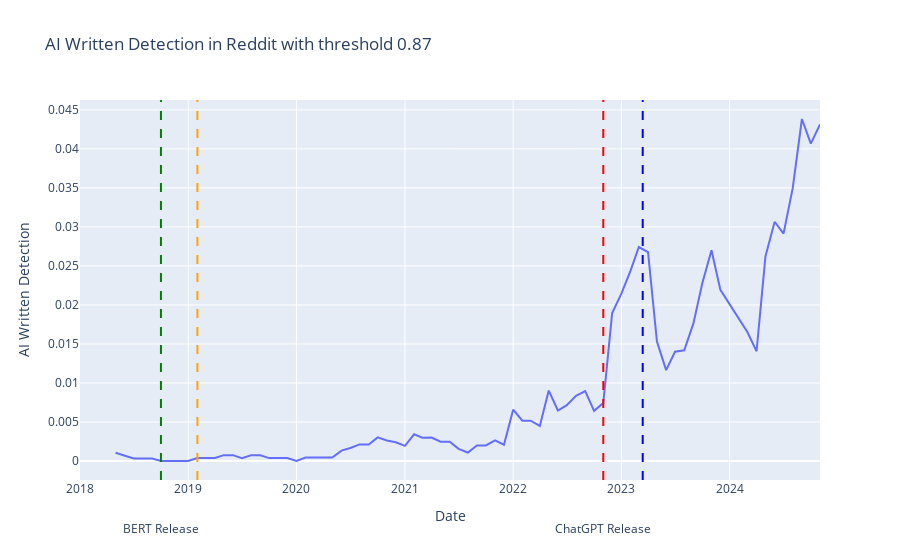

This figure's notebook cell:
### Code cell
reddit_threshold = 0.87
reddit_ai_detection_df = pd.read_csv("reddit/reddit_ai_written.csv")

reddit_ai_detection_df["ai_written"] = (
    reddit_ai_detection_df["ai_written"] < reddit_threshold
)

reddit_ai_detection_df = reddit_ai_detection_df[reddit_ai_detection_df["year"] >= 2018]
reddit_ai_detection_df = (
    reddit_ai_detection_df.groupby(["year", "month"])["ai_written"].mean().reset_index()
)

reddit_ai_detection_df["date"] = pd.to_datetime(
    reddit_ai_detection_df["year"].astype(str)
    + "-"
    + reddit_ai_detection_df["month"].astype(str)
)

reddit_ai_detection_df["ai_written"] = (
    reddit_ai_detection_df["ai_written"].rolling(window=5).mean()
)

fig_px = (
    px.line(
        reddit_ai_detection_df,
        x="date",
        y="ai_written",
        title=f"AI Written Detection in Reddit with threshold {reddit_threshold:.2f}",
        labels={"date": "Date", "ai_written": "AI Written Detection"},
    )
    .add_vline(
        x="2018-10-01",
        line_dash="dash",
        line_color="green",
    )
    .add_vline(
        x="2019-02-01",
        line_dash="dash",
        line_color="orange",
    )
    .add_vline(
        x="2022-11-01",
        line_dash="dash",
        line_color="red",
    )
    .add_vline(
        x="2023-03-14",
        line_dash="dash",
        line_color="blue",
    )
    .add_annotation(
        x="2018-10-01",
        y=-0.1,
        text="BERT Release",
        showarrow=False,
        xanchor="center",
        yanchor="top",
        yref="paper",
    )
    .add_annotation(
        x="2019-02-01",
        y=-0.2,
        text="GPT-2 Release",
        showarrow=False,
        xanchor="center",
        yanchor="top",
        yref="paper",
    )
    .add_annotation(
        x="2022-11-01",
        y=-0.1,
        text="ChatGPT Release",
        showarrow=False,
        xanchor="center",
        yanchor="top",
        yref="paper",
    )
    .add_annotation(
        x="2023-03-14",
        y=-0.2,
        text="GPT-4 Release",
        showarrow=False,
        xanchor="center",
        yanchor="top",
        yref="paper",
    )
)

fig_px.show()

### Figure 1 — Plotly figure (JSON) as saved in the notebook; plotly's stock layout.template omitted (floating-point values rounded to 4 significant figures)
{"data": [{"hovertemplate": "Date=%{x}<br>AI Written Detection=%{y}<extra></extra>", "legendgroup": "", "line": {"color": "#636efa", "dash": "solid"}, "marker": {"symbol": "circle"}, "mode": "lines", "name": "", "orientation": "v", "showlegend": false, "type": "scatter", "x": ["2018-01-01T00:00:00", "2018-02-01T00:00:00", "2018-03-01T00:00:00", "2018-04-01T00:00:00", "2018-05-01T00:00:00", "2018-06-01T00:00:00", "2018-07-01T00:00:00", "2018-08-01T00:00:00", "2018-09-01T00:00:00", "2018-10-01T00:00:00", "2018-11-01T00:00:00", "2018-12-01T00:00:00", "2019-01-01T00:00:00", "2019-02-01T00:00:00", "2019-03-01T00:00:00", "2019-04-01T00:00:00", "2019-05-01T00:00:00", "2019-06-01T00:00:00", "2019-07-01T00:00:00", "2019-08-01T00:00:00", "2019-09-01T00:00:00", "2019-10-01T00:00:00", "2019-11-01T00:00:00", "2019-12-01T00:00:00", "2020-01-01T00:00:00", "2020-02-01T00:00:00", "2020-03-01T00:00:00", "2020-04-01T00:00:00", "2020-05-01T00:00:00", "2020-06-01T00:00:00", "2020-07-01T00:00:00", "2020-08-01T00:00:00", "2020-09-01T00:00:00", "2020-10-01T00:00:00", "2020-11-01T00:00:00", "2020-12-01T00:00:00", "2021-01-01T00:00:00", "2021-02-01T00:00:00", "2021-03-01T00:00:00", "2021-04-01T00:00:00", "2021-05-01T00:00:00", "2021-06-01T00:00:00", "2021-07-01T00:00:00", "2021-08-01T00:00:00", "2021-09-01T00:00:00", "2021-10-01T00:00:00", "2021-11-01T00:00:00", "2021-12-01T00:00:00", "2022-01-01T00:00:00", "2022-02-01T00:00:00", "2022-03-01T00:00:00", "2022-04-01T00:00:00", "2022-05-01T00:00:00", "2022-06-01T00:00:00", "2022-07-01T00:00:00", "2022-08-01T00:00:00", "2022-09-01T00:00:00", "2022-10-01T00:00:00", "2022-11-01T00:00:00", "2022-12-01T00:00:00", "2023-01-01T00:00:00", "2023-02-01T00:00:00", "2023-03-01T00:00:00", "2023-04-01T00:00:00", "2023-05-01T00:00:00", "2023-06-01T00:00:00", "2023-07-01T00:00:00", "2023-08-01T00:00:00", "2023-09-01T00:00:00", "2023-10-01T00:00:00", "2023-11-01T00:00:00", "2023-12-01T00:00:00", "2024-01-01T00:00:00", "2024-02-01T00:00:00", "2024-03-01T00:00:00", "2024-04-01T00:00:00", "2024-05-01T00:00:00", "2024-06-01T00:00:00", "2024-07-01T00:00:00", "2024-08-01T00:00:00", "2024-09-01T00:00:00", "2024-10-01T00:00:00", "2024-11-01T00:00:00"], "xaxis": "x", "y": [null, null, null, null, 0.001055, 0.0007248, 0.0003311, 0.0003311, 0.0003311, 0, 0, 0, 0, 0.0003937, 0.0003937, 0.0003937, 0.0007528, 0.0007528, 0.0003591, 0.0007322, 0.0007322, 0.0003731, 0.0003731, 0.0003731, 0, 0.0004348, 0.0004348, 0.0004348, 0.0004348, 0.001332, 0.001671, 0.002123, 0.002123, 0.003024, 0.002636, 0.002393, 0.00194, 0.003425, 0.002994, 0.003001, 0.00247, 0.00247, 0.00156, 0.00109, 0.001993, 0.001993, 0.002658, 0.002083, 0.006577, 0.005159, 0.005159, 0.004494, 0.009025, 0.006472, 0.00716, 0.008347, 0.008966, 0.006425, 0.007432, 0.01897, 0.02146, 0.02441, 0.02742, 0.02676, 0.01532, 0.01164, 0.014, 0.01418, 0.01763, 0.02278, 0.027, 0.02193, 0.02008, 0.0182, 0.01652, 0.01407, 0.0262, 0.03066, 0.02914, 0.03496, 0.04383, 0.04068, 0.04314], "yaxis": "y"}], "layout": {"annotations": [{"showarrow": false, "text": "BERT Release", "x": "2018-10-01", "xanchor": "center", "y": -0.1, "yanchor": "top", "yref": "paper"}, {"showarrow": false, "text": "GPT-2 Release", "x": "2019-02-01", "xanchor": "center", "y": -0.2, "yanchor": "top", "yref": "paper"}, {"showarrow": false, "text": "ChatGPT Release", "x": "2022-11-01", "xanchor": "center", "y": -0.1, "yanchor": "top", "yref": "paper"}, {"showarrow": false, "text": "GPT-4 Release", "x": "2023-03-14", "xanchor": "center", "y": -0.2, "yanchor": "top", "yref": "paper"}], "legend": {"tracegroupgap": 0}, "shapes": [{"line": {"color": "green", "dash": "dash"}, "type": "line", "x0": "2018-10-01", "x1": "2018-10-01", "xref": "x", "y0": 0, "y1": 1, "yref": "y domain"}, {"line": {"color": "orange", "dash": "dash"}, "type": "line", "x0": "2019-02-01", "x1": "2019-02-01", "xref": "x", "y0": 0, "y1": 1, "yref": "y domain"}, {"line": {"color": "red", "dash": "dash"}, "type": "line", "x0": "2022-11-01", "x1": "2022-11-01", "xref": "x", "y0": 0, "y1": 1, "yref": "y domain"}, {"line": {"color": "blue", "dash": "dash"}, "type": "line", "x0": "2023-03-14", "x1": "2023-03-14", "xref": "x", "y0": 0, "y1": 1, "yref": "y domain"}], "title": {"text": "AI Written Detection in Reddit with threshold 0.87"}, "xaxis": {"anchor": "y", "domain": [0, 1], "title": {"text": "Date"}}, "yaxis": {"anchor": "x", "domain": [0, 1], "title": {"text": "AI Written Detection"}}}}
